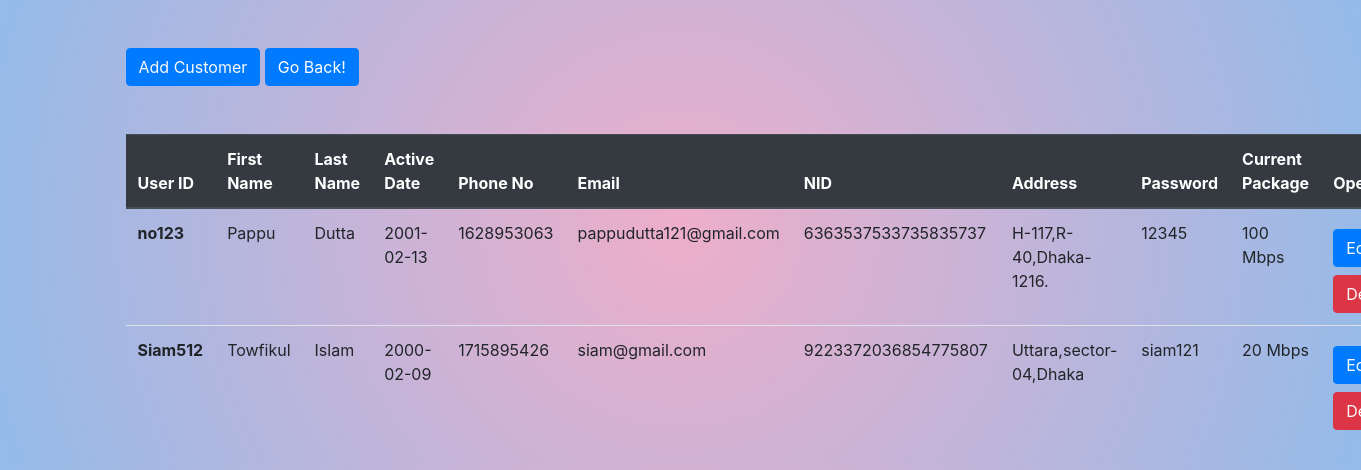
Before: /displaycust.php with the older database file.
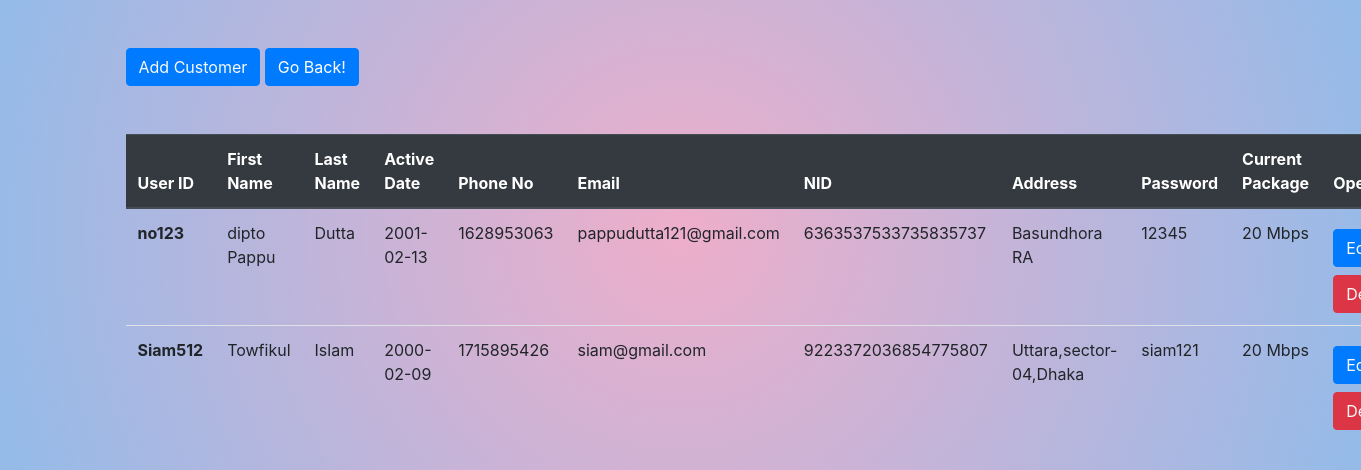
After: the same page with the newer database file.
### tables this page shows
CREATE TABLE `customer_info` (
  `User_id` varchar(30) NOT NULL,
  `First_Name` varchar(30) DEFAULT NULL,
  `Last_Name` varchar(30) DEFAULT NULL,
  `Active_Date` date DEFAULT NULL,
  `Phone_no` int(11) NOT NULL,
  `Email` varchar(100) DEFAULT NULL,
  `NID` bigint(18) NOT NULL,
  `Address` varchar(200) NOT NULL,
  `Password` varchar(30) NOT NULL,
  `choose` varchar(30) NOT NULL
);

### displaycust.php (the view, shortened to what this page needs)
<?php
include 'connectcustcre.php';
?>
<!DOCTYPE html>
<html lang="en">
<head>
    <link rel="stylesheet" href="https://cdn.jsdelivr.net/npm/bootstrap@4.4.1/dist/css/bootstrap.min.css">
</head>
<body style="background: radial-gradient(circle, rgba(238,174,202,1) 0%, rgba(148,187,233,1) 100%);">
<div class="container">
        <button class="btn btn-primary my-5"><a href="CustCre.php" class="text-light">Add Customer</a></button>
        <button class="btn btn-primary my-5" input type="button"class="text-light" onclick="history.back()">Go Back!</button>
        <table class="table">
            <thead class="thead-dark">
                <tr>
                    <th scope="col">User ID</th>
                    <th scope="col">First Name</th>
                    <th scope="col">Last Name</th>
                    <th scope="col">Active Date</th>
                    <th scope="col">Phone No</th>
                    <th scope="col">Email</th>
                    <th scope="col">NID</th>
                    <th scope="col">Address</th>
                    <th scope="col">Password</th>
                    <th scope="col">Current Package</th>
                    <th scope="col">Operations</th>
                </tr>
            </thead>
            <tbody>
                <?php
                $sql = "SELECT * FROM `customer_info`";
                $result = mysqli_query($con, $sql);
                if ($result) {
                    while ($row = mysqli_fetch_assoc($result)) {
                        $id = $row['User_id'];
                        $FName = $row['First_Name'];
                        $LName = $row['Last_Name'];
                        $ADate = $row['Active_Date'];
                        $phone = $row['Phone_no'];
                        $email = $row['Email'];
                        $nid = $row['NID'];
                        $add = $row['Address'];
                        $pass = $row['Password'];
                        $curpack = $row['choose'];
                        echo '<tr>
                        <th scope="row">' . $id . '</th>
                        <td>' . $FName . '</td>
                        <td>' . $LName . '</td>
                        <td>' . $ADate . '</td>
                        <td>' . $phone . '</td>
                        <td>' . $email . '</td>
                        <td>' . $nid . '</td>
                        <td>' . $add . '</td>
                        <td>' . $pass . '</td>
                        <td>' . $curpack . '</td>
                        <td>
                    <button class= "btn btn-primary my-2"><a href="Upcust.php ? upid='.$id.'" class="text-light">Edit</a></button>
                    <button class="btn btn-danger"><a href="delcust.php ? delid='.$id.'" class="text-light">Delete</a></button>
            </td>
                    </tr>';
                    }
                }
                ?>
            </tbody>
        </table>
    </div>
</body>
</html>

Changed rows visible on the page:
changed customer_info "no123": First_Name "Pappu" → "dipto Pappu"; Address "H-117,R-40,Dhaka-1216." → "Basundhora RA"; choose "100 Mbps" → "20 Mbps"
